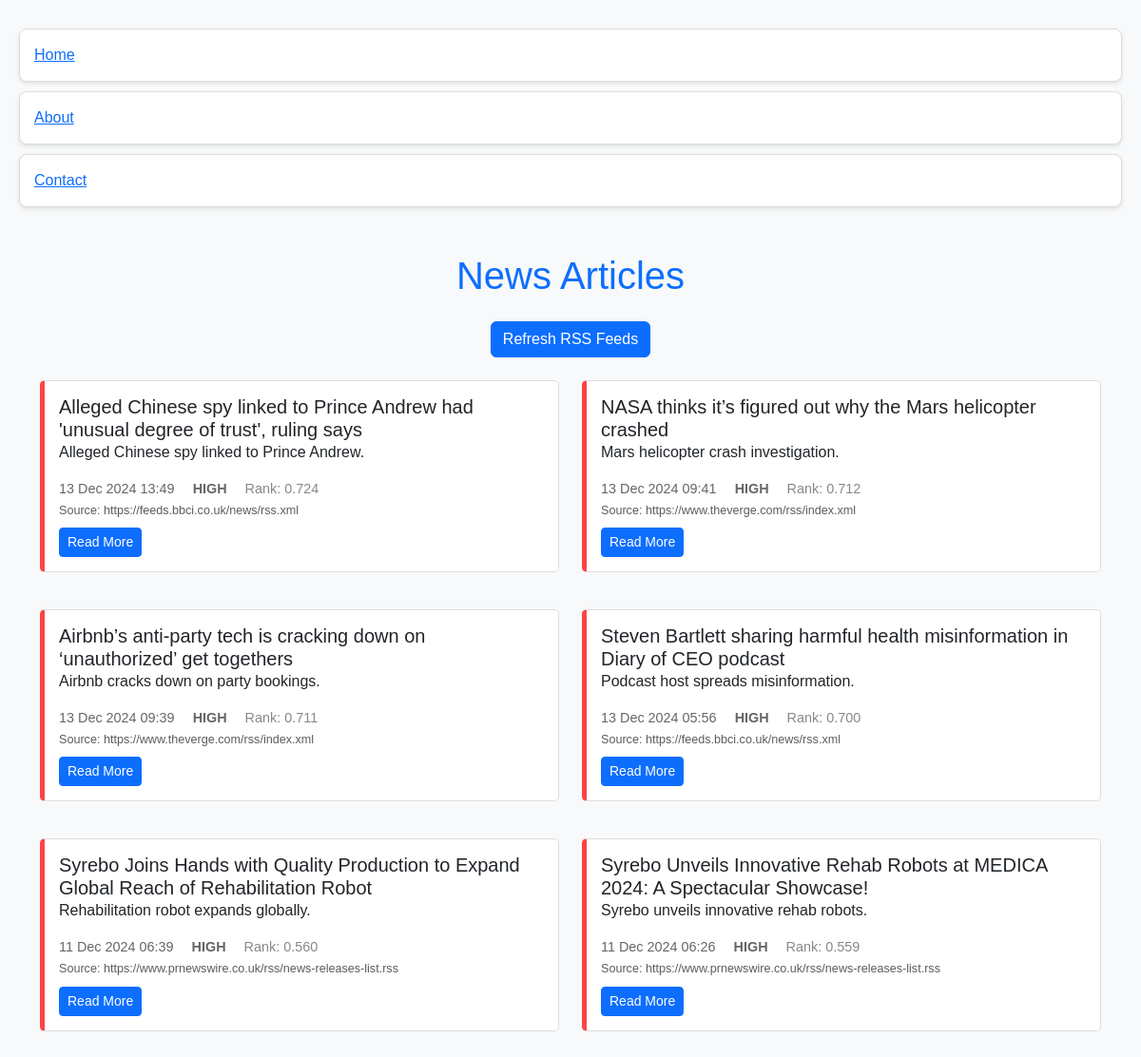
Before: / with the older database file.
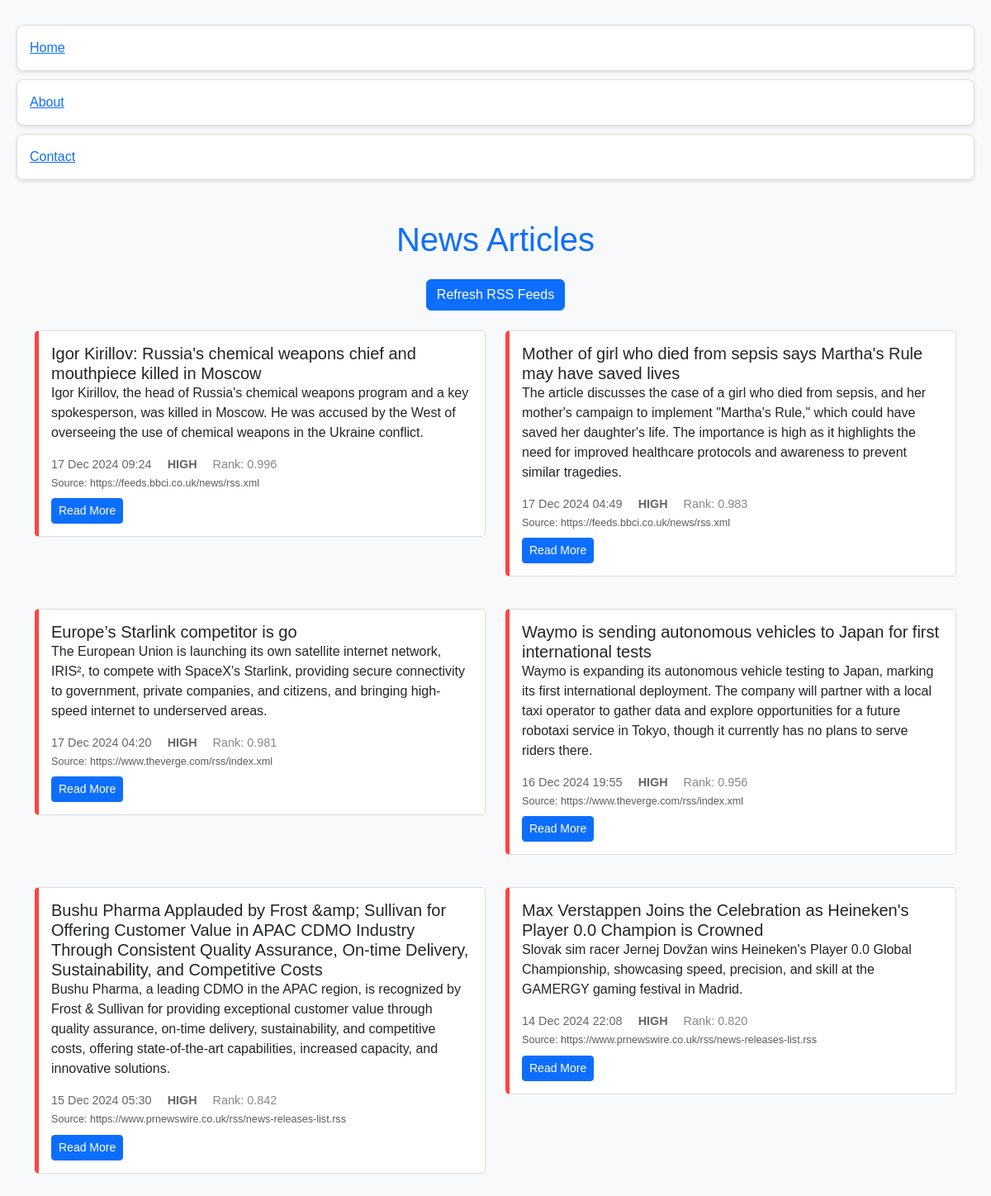
After: the same page with the newer database file.
### tables this page shows
CREATE TABLE parsed_articles (
            id INTEGER PRIMARY KEY AUTOINCREMENT,
            title TEXT NOT NULL,
            description TEXT,
            source TEXT NOT NULL,
            link TEXT,
            published_date TIMESTAMP,
            parsed_at TIMESTAMP DEFAULT CURRENT_TIMESTAMP,
            derived_summary TEXT,
            keywords TEXT,
            importance TEXT,
            UNIQUE(title, source)
        );

### frontend/app.py (the view)
    @app.route('/')
    def index():
        try:
            logger.info("Starting to fetch ranked articles")
            ranked_articles = get_ranked_articles(max_age_days=7, db_name=app.config['DB_PATH'])
            logger.info(f"Got {len(ranked_articles)} ranked articles")
            if ranked_articles:
                logger.info(f"Sample article data: {ranked_articles[0]}")
            articles_for_display = []
            for article in ranked_articles:
                logger.debug(f"Processing article: {article.get('title')}")
                logger.debug(f"Summary: {article.get('derived_summary')}")
                articles_for_display.append({
                    'title': article['title'],
                    'derived_summary': article.get('derived_summary', article.get('description', '')[:100] + "..."),
                    'source': article.get('source', ''),
                    'link': article.get('link', ''),
                    'published_date': article['published_date'],
                    'importance': article['importance'],
                    'rank_score': article['rank'],
                })
            logger.info(f"Prepared {len(articles_for_display)} articles for display")
            return render_template('index.html', articles=articles_for_display)
        except Exception as e:
            logger.error(f"Error in index route: {e}")
            logger.exception("Full traceback:")
            return render_template('index.html', articles=[])

### ranking/rank.py (called while the page is built)
def get_ranked_articles(max_age_days=7, db_name="news_ingestion.db"):
    max_age_days = int(max_age_days)
    ranker = ArticleRanker(max_age_days=max_age_days)
    articles = ranker.fetch_articles_from_db(db_name)
    return ranker.rank_articles(articles)

    def calculate_time_score(self, published_date: str) -> float:
        try:
            pub_date = datetime.strptime(published_date, "%d %b %Y %H:%M")
            now = datetime.now()
            age_days = (now - pub_date).total_seconds() / (24 * 3600)  # Convert to days
            if age_days < 0:  # Future dates get full score
                return 1.0
            time_score = 1.0 - (age_days / self.max_age_days)
            return max(0.0, min(1.0, time_score))  # Clamp between 0 and 1
        except ValueError as e:
            logger.error(f"Error parsing date {published_date}: {e}")
            return 0.0

    def calculate_importance_score(self, importance: str = None) -> float:
        importance = (importance or 'uncategorized').lower()
        return self.IMPORTANCE_WEIGHTS.get(importance, 0.1)

    def calculate_rank(self, published_date: str, importance: str) -> float:
        time_score = self.calculate_time_score(published_date)
        importance_score = self.calculate_importance_score(importance)
        rank = (time_score + importance_score) / 2
        return round(rank, 3)

    def rank_articles(self, articles: list) -> list:
        ranked_articles = []
        try:
            for article in articles:
                rank = self.calculate_rank(article['published_date'], article.get('importance'))
                article['rank'] = rank
                ranked_articles.append(article)
            ranked_articles.sort(key=lambda x: x['rank'], reverse=True)
            logger.info(f"Ranked {len(ranked_articles)} articles")
            return ranked_articles
        except Exception as e:
            logger.error(f"Error ranking articles: {e}")
            if os.getenv('ENV', 'production') == 'development':
                raise  # Raise the exception in development mode
            return []

### frontend/templates/index.html (shortened to what this page needs)
<!DOCTYPE html>
<html lang="en">
<head>
    <link href="https://cdn.jsdelivr.net/npm/bootstrap@5.3.0-alpha3/dist/css/bootstrap.min.css" rel="stylesheet">
    <link rel="stylesheet" href="{{ url_for('static', filename='styles.css') }}">
</head>
<body class="bg-light">
    <nav>
        <ul>
            <li><a href="/">Home</a></li>
            <li><a href="/about">About</a></li>
            <li><a href="/contact">Contact</a></li>
        </ul>
    </nav>
    <div class="container mt-5">
        <h1 class="text-center text-primary mb-4">News Articles</h1>
        <div class="text-center mb-4">
            <form method="POST" action="{{ url_for('refresh_feeds') }}">
                <button type="submit" class="btn btn-primary">Refresh RSS Feeds</button>
            </form>
        </div>
        <div id="articles" class="row">
            {% for article in articles %}
            <div class="col-md-6 mb-4">
                <div class="article-card {% if article.importance == 'high' %}high-importance{% elif article.importance == 'medium' %}medium-importance{% endif %}">
                    <h2 class="card-title h5">{{ article.title }}</h2>
                    <p class="card-text">{{ article.derived_summary }}</p>
                    <div class="article-meta">
                        <span class="date">{{ article.published_date }}</span>
                        <span class="importance">{{ article.importance }}</span>
                        <span class="rank">Rank: {{ "%.3f"|format(article.rank_score) }}</span>
                        <p class="card-subtitle text-muted"><small>Source: {{ article.source }}</small></p>
                        {% if article.link %}
                        <a href="{{ article.link }}" class="btn btn-sm btn-primary mt-2" target="_blank">Read More</a>
                        {% endif %}
                    </div>
                </div>
            </div>
            {% endfor %}
        </div>
    </div>
</body>
</html>

### frontend/static/styles.css (style rules this page uses)
body { font-family: Arial, sans-serif; background-color: #f8f9fa; margin: 0; padding: 20px; }
h1 { text-align: center; color: #333; }
ul { list-style: none; padding: 0; }
li { background: #fff; border: 1px solid #ddd; border-radius: 8px; margin: 10px 0; padding: 15px; box-shadow: 0 2px 4px rgba(0, 0, 0, 0.1); }
.article-card { border: 1px solid #ddd; padding: 15px; margin-bottom: 15px; border-radius: 5px; background-color: #fff; }
.high-importance { border-left: 5px solid #ff4444; }
.article-meta { font-size: 0.9em; color: #666; margin-top: 10px; }
.article-meta span { margin-right: 15px; }
.importance { text-transform: uppercase; font-weight: bold; }
.rank { color: #888; }

Changed rows visible on the page:
removed parsed_articles: title "Alleged Chinese spy linked to Prince Andrew had 'unusual degree of trust', ruling says", derived_summary "Alleged Chinese spy linked to Prince Andrew.", published_date "13 Dec 2024 13:49", importance "HIGH", rank_score "0.724", source "https://feeds.bbci.co.uk/news/rss.xml"
removed parsed_articles: title "Syrebo Joins Hands with Quality Production to Expand Global Reach of Rehabilitation Robot", derived_summary "Rehabilitation robot expands globally.", published_date "11 Dec 2024 06:39", importance "HIGH", rank_score "0.560", source "https://www.prnewswire.co.uk/rss/news-releases-list.rss"
removed parsed_articles: title "Syrebo Unveils Innovative Rehab Robots at MEDICA 2024: A Spectacular Showcase!", derived_summary "Syrebo unveils innovative rehab robots.", published_date "11 Dec 2024 06:26", importance "HIGH", rank_score "0.559", source "https://www.prnewswire.co.uk/rss/news-releases-list.rss"
changed parsed_articles: title "Airbnb’s anti-party tech is cracking down on ‘unauthorized’ get togethers" → "Igor Kirillov: Russia's chemical weapons chief and mouthpiece killed in Moscow"; derived_summary "Airbnb cracks down on party bookings." → "Igor Kirillov, the head of Russia's chemical weapons program and a key spokesperson, was killed in Moscow. He was accused by the West of overseeing the use of chemical weapons in the Ukraine conflict."; published_date "13 Dec 2024 09:39" → "17 Dec 2024 09:24"; rank_score "0.711" → "0.996"; source "https://www.theverge.com/rss/index.xml" → "https://feeds.bbci.co.uk/news/rss.xml"
added parsed_articles: title "Mother of girl who died from sepsis says Martha's Rule may have saved lives", derived_summary "The article discusses the case of a girl who died from sepsis, and her mother's campaign to implement \"Martha's Rule,\" which could have saved her daughter's life. The importance is high as it highlights the need for improved healthcare protocols and awareness to prevent similar tragedies.", published_date "17 Dec 2024 04:49", importance "HIGH", rank_score "0.983", source "https://feeds.bbci.co.uk/news/rss.xml"
added parsed_articles: title "Europe’s Starlink competitor is go", derived_summary "The European Union is launching its own satellite internet network, IRIS², to compete with SpaceX's Starlink, providing secure connectivity to government, private companies, and citizens, and bringing high-speed internet to underserved areas.", published_date "17 Dec 2024 04:20", importance "HIGH", rank_score "0.981", source "https://www.theverge.com/rss/index.xml"
added parsed_articles: title "Waymo is sending autonomous vehicles to Japan for first international tests", derived_summary "Waymo is expanding its autonomous vehicle testing to Japan, marking its first international deployment. The company will partner with a local taxi operator to gather data and explore opportunities for a future robotaxi service in Tokyo, though it currently has no plans to serve riders there.", published_date "16 Dec 2024 19:55", importance "HIGH", rank_score "0.956", source "https://www.theverge.com/rss/index.xml"
changed parsed_articles: title "Steven Bartlett sharing harmful health misinformation in Diary of CEO podcast" → "Bushu Pharma Applauded by Frost &amp; Sullivan for Offering Customer Value in APAC CDMO Industry Through Consistent Quality Assurance, On-time Delivery, Sustainability, and Competitive Costs"; derived_summary "Podcast host spreads misinformation." → "Bushu Pharma, a leading CDMO in the APAC region, is recognized by Frost & Sullivan for providing exceptional customer value through quality assurance, on-time delivery, sustainability, and competitive costs, offering state-of-the-art capabilities, increased capacity, and innovative solutions."; published_date "13 Dec 2024 05:56" → "15 Dec 2024 05:30"; rank_score "0.700" → "0.842"; source "https://feeds.bbci.co.uk/news/rss.xml" → "https://www.prnewswire.co.uk/rss/news-releases-list.rss"
changed parsed_articles: title "NASA thinks it’s figured out why the Mars helicopter crashed" → "Max Verstappen Joins the Celebration as Heineken's Player 0.0 Champion is Crowned"; derived_summary "Mars helicopter crash investigation." → "Slovak sim racer Jernej Dovžan wins Heineken's Player 0.0 Global Championship, showcasing speed, precision, and skill at the GAMERGY gaming festival in Madrid."; published_date "13 Dec 2024 09:41" → "14 Dec 2024 22:08"; rank_score "0.712" → "0.820"; source "https://www.theverge.com/rss/index.xml" → "https://www.prnewswire.co.uk/rss/news-releases-list.rss"; moves down the list
